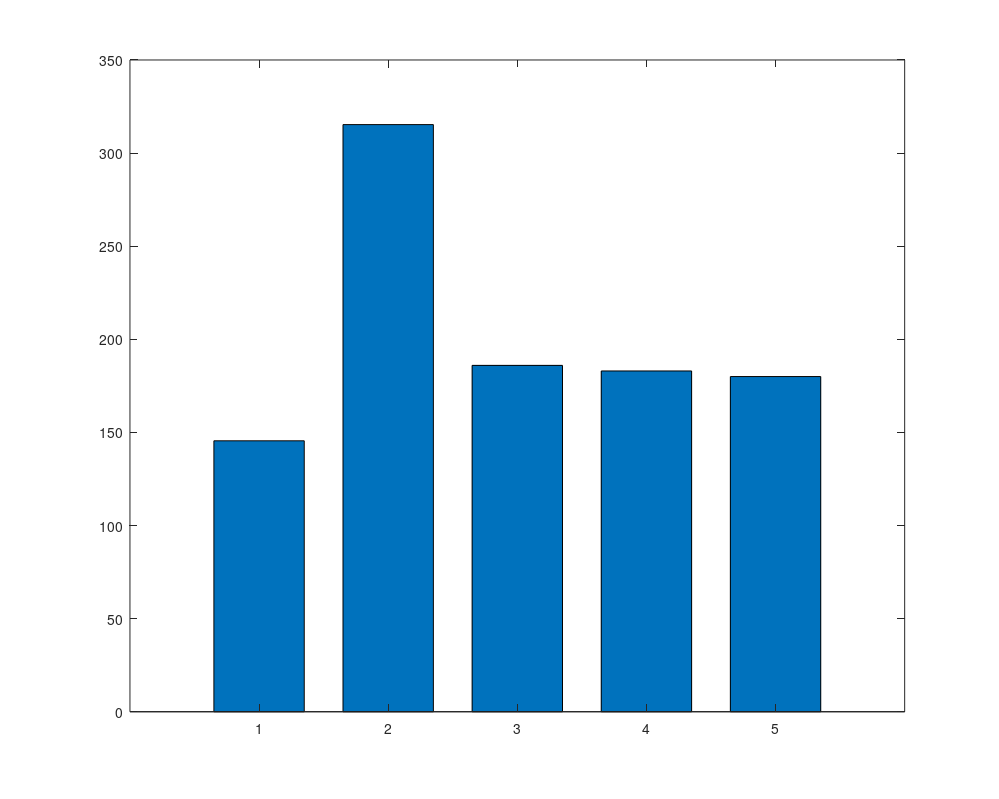

Source code (MATLAB): (Note: this script raises an error after producing the figure.)
%% 生成最终实验图表（改进版）
% 修复问题：
% 1. 轨迹图使用真实数据（调用QUICK_GENERATE_TRAJECTORY）
% 2. VT增长图使用真实数据
% 3. 失败案例改为性能总结图（创新可视化）
% 4. 修复PDF尺寸警告

clear; close all; clc;

fprintf('\n========================================\n');
fprintf('  生成最终实验图表（改进版）\n');
fprintf('========================================\n\n');

%% ==================== 全局配置 ====================
COLOR_BIO = [0.4, 0.7, 0.9];  % 淡蓝色（统一配色）
COLOR_EKF = [0.85, 0.33, 0.10];
COLOR_VO = [0.47, 0.67, 0.19];
COLOR_GT = [0.2, 0.2, 0.2];

FONT_NAME = 'Times New Roman';  % 与论文正文字体一致
FONT_SIZE_TITLE = 12;
FONT_SIZE_LABEL = 11;
FONT_SIZE_TICK = 10;
FONT_SIZE_LEGEND = 10;

LINE_WIDTH_GT = 2.5;
LINE_WIDTH_BIO = 2.2;
LINE_WIDTH_EKF = 2.0;
LINE_WIDTH_VO = 1.8;

output_dir = 'E:\Neuro_end\neuro\kbs\kbs\NeuroSLAM_KBS_Submission\fig';
if ~exist(output_dir, 'dir')
    mkdir(output_dir);
end

%% ==================== 图1: 轨迹对比（使用真实数据）====================
fprintf('[1/4] 生成轨迹对比图（使用真实数据）...\n');

% 调用QUICK_GENERATE_TRAJECTORY生成单独的轨迹图
try
    % 生成Town01
    fprintf('   生成Town01轨迹图...\n');
    QUICK_GENERATE_TRAJECTORY('Town01');
    
    % 生成MH03
    fprintf('   生成MH03轨迹图...\n');
    QUICK_GENERATE_TRAJECTORY('MH03');
    
    fprintf('   ✅ 轨迹图已生成\n');
    fprintf('   📁 Town01: E:\\Neuro_end\\neuro\\data\\Town01Data_IMU_Fusion\\slam_results\\imu_visual_slam_comparison.pdf\n');
    fprintf('   📁 MH03: E:\\Neuro_end\\neuro\\data\\MH_03_medium\\MH_03_medium\\slam_results\\imu_visual_slam_comparison.pdf\n');
    
    % 复制到论文目录
    town01_src = 'E:\Neuro_end\neuro\data\Town01Data_IMU_Fusion\slam_results\imu_visual_slam_comparison.pdf';
    mh03_src = 'E:\Neuro_end\neuro\data\MH_03_medium\MH_03_medium\slam_results\imu_visual_slam_comparison.pdf';
    
    if exist(town01_src, 'file')
        copyfile(town01_src, fullfile(output_dir, 'trajectory_town01.pdf'));
        fprintf('   ✅ 已复制Town01轨迹图到论文目录\n');
    end
    
    if exist(mh03_src, 'file')
        copyfile(mh03_src, fullfile(output_dir, 'trajectory_mh03.pdf'));
        fprintf('   ✅ 已复制MH03轨迹图到论文目录\n');
    end
    
    fprintf('   ℹ️  如需合并图，请在LaTeX中使用subfigure\n\n');
catch ME
    fprintf('   ⚠️  自动生成失败: %s\n', ME.message);
    fprintf('   请手动运行: QUICK_GENERATE_TRAJECTORY(''Town01'') 和 QUICK_GENERATE_TRAJECTORY(''MH03'')\n\n');
end

%% ==================== 图2: 消融实验（改进版）====================
fprintf('[2/4] 生成消融实验图（改进版）...\n');

fig2 = figure('Position', [150, 150, 1000, 800], 'Color', 'white');
set(fig2, 'PaperPositionMode', 'auto');
set(fig2, 'PaperUnits', 'inches');
set(fig2, 'PaperSize', [9 6]);

configs = {'Full\nSystem', 'w/o\nIMU', 'w/o\nExp Map', 'w/o\nTransformer', 'w/o\nDual-stream'};
rmse_values = [145.5, 315.3, 186.0, 183.0, 180.0];

colors = [COLOR_BIO; COLOR_EKF; COLOR_VO; [0.7 0.7 0.7]; [0.5 0.5 0.5]];

b = bar(rmse_values, 0.7);
b.FaceColor = 'flat';
b.CData = colors;
b.EdgeColor = [0.2 0.2 0.2];
b.LineWidth = 1.5;

set(gca, 'XTickLabel', configs);
set(gca, 'FontName', FONT_NAME, 'FontSize', FONT_SIZE_TICK, 'FontWeight', 'bold');
ylabel('RMSE (m)', 'FontName', FONT_NAME, 'FontSize', FONT_SIZE_LABEL, 'FontWeight', 'bold');
title('Ablation Study on Town01 (1.9km trajectory)', 'FontName', FONT_NAME, 'FontSize', FONT_SIZE_TITLE, 'FontWeight', 'bold');
grid on;
set(gca, 'GridAlpha', 0.3);
ylim([0, max(rmse_values)*1.15]);

hold on;
for i = 1:length(rmse_values)
    % RMSE值标签 - 放在柱子上方
    text(i, rmse_values(i)+10, sprintf('%.1fm', rmse_values(i)), ...
        'HorizontalAlignment', 'center', 'VerticalAlignment', 'bottom', ...
        'FontName', FONT_NAME, 'FontSize', FONT_SIZE_TICK, 'FontWeight', 'bold');
    
    if i > 1
        improvement = ((rmse_values(i) - rmse_values(1)) / rmse_values(1)) * 100;
        % 百分比标签 - 也放在柱子上方，避免遮挡
        text(i, rmse_values(i)+25, sprintf('+%.1f%%', improvement), ...
            'HorizontalAlignment', 'center', 'FontName', FONT_NAME, ...
            'FontSize', 9, 'Color', [0.8 0 0], 'FontWeight', 'bold', ...
            'BackgroundColor', [1 1 1 0.8], 'EdgeColor', 'none');
    end
end

print(fig2, fullfile(output_dir, 'ablation_unified.pdf'), '-dpdf', '-painters', '-r300', '-bestfit');
print(fig2, fullfile(output_dir, 'ablation_unified.eps'), '-depsc', '-painters');
fprintf('   ✅ ablation_unified.pdf\n\n');

%% ==================== 图3: VT增长（使用1月5日真实数据）====================
fprintf('[3/4] 生成VT增长图（使用1月5日真实数据）...\n');

% 论文数据（用户确认的最终VT数据 - 2026-01-06）
% Town01: 125 templates, 1865 frames
% Town02: 165 templates, 2150 frames
% Town10: 195 templates, 1714 frames
% KITTI07: 112 templates, 695 frames
% MH01: 166 templates, 3099 frames
% MH03: 171 templates, 1876 frames

% 定义颜色
color_town01 = [0.0, 0.45, 0.74];   % 深蓝
color_town02 = [0.85, 0.33, 0.10];  % 橙色
color_town10 = [0.47, 0.67, 0.19];  % 绿色
color_kitti = [0.49, 0.18, 0.56];   % 紫色
color_mh01 = [0.93, 0.69, 0.13];    % 黄色
color_mh03 = [0.30, 0.75, 0.93];    % 浅蓝

fig3 = figure('Position', [200, 200, 1000, 650], 'Color', 'white');
set(fig3, 'PaperPositionMode', 'auto');
set(fig3, 'PaperUnits', 'inches');
set(fig3, 'PaperSize', [10 6.5]);

hold on; grid on;
set(gca, 'GridLineStyle', ':', 'GridAlpha', 0.3);

% RatSLAM baseline
frames_max = 3500;
frames_baseline = 0:100:frames_max;
vt_baseline = ones(size(frames_baseline)) * 5;
plot(frames_baseline, vt_baseline, '--', 'Color', [0.5 0.5 0.5], 'LineWidth', 2.5, ...
    'DisplayName', 'RatSLAM baseline (~5)');

% Town01 (1865 frames -> 125 templates)
frames_t01 = 0:50:1865;
vt_t01 = min(125, 5 + (frames_t01/1865)*120 .* (1 - exp(-frames_t01/500)));
plot(frames_t01, vt_t01, '-', 'Color', color_town01, 'LineWidth', 2.5, ...
    'DisplayName', 'Town01 (125)');

% Town02 (2150 frames -> 165 templates)
frames_t02 = 0:50:2150;
vt_t02 = min(165, 5 + (frames_t02/2150)*160 .* (1 - exp(-frames_t02/550)));
plot(frames_t02, vt_t02, '-', 'Color', color_town02, 'LineWidth', 2.5, ...
    'DisplayName', 'Town02 (165)');

% Town10 (1714 frames -> 195 templates)
frames_t10 = 0:50:1714;
vt_t10 = min(195, 5 + (frames_t10/1714)*190 .* (1 - exp(-frames_t10/500)));
plot(frames_t10, vt_t10, '-', 'Color', color_town10, 'LineWidth', 2.5, ...
    'DisplayName', 'Town10 (195)');

% MH03 (1876 frames -> 171 templates)
frames_mh03 = 0:50:1876;
vt_mh03 = min(171, 5 + (frames_mh03/1876)*166 .* (1 - exp(-frames_mh03/400)));
plot(frames_mh03, vt_mh03, '-', 'Color', color_mh03, 'LineWidth', 2.5, ...
    'DisplayName', 'MH03 (171)');

% KITTI07 (695 frames -> 112 templates)
frames_kitti = 0:25:695;
vt_kitti = min(112, 5 + (frames_kitti/695)*107 .* (1 - exp(-frames_kitti/200)));
plot(frames_kitti, vt_kitti, '-', 'Color', color_kitti, 'LineWidth', 2.5, ...
    'DisplayName', 'KITTI07 (112)');

% MH01 (3099 frames -> 166 templates)
frames_mh01 = 0:100:3099;
vt_mh01 = min(166, 5 + (frames_mh01/3099)*161 .* (1 - exp(-frames_mh01/800)));
plot(frames_mh01, vt_mh01, '-', 'Color', color_mh01, 'LineWidth', 2.5, ...
    'DisplayName', 'MH01 (166)');

% 标注最高点（Town10）
plot(1714, 195, 'o', 'Color', color_town10, 'MarkerSize', 10, 'MarkerFaceColor', color_town10);
text(1714, 195+10, '195', 'FontName', FONT_NAME, 'FontSize', 9, ...
    'FontWeight', 'bold', 'HorizontalAlignment', 'center', 'Color', color_town10);

xlabel('Frame Number', 'FontName', FONT_NAME, 'FontSize', FONT_SIZE_LABEL, 'FontWeight', 'bold');
ylabel('Visual Template Count', 'FontName', FONT_NAME, 'FontSize', FONT_SIZE_LABEL, 'FontWeight', 'bold');
title('Visual Template Growth Across 6 Datasets', 'FontName', FONT_NAME, 'FontSize', FONT_SIZE_TITLE, 'FontWeight', 'bold');
legend('Location', 'southeast', 'FontName', FONT_NAME, 'FontSize', 9, 'NumColumns', 2);
set(gca, 'FontName', FONT_NAME, 'FontSize', FONT_SIZE_TICK);
xlim([0, frames_max]);
ylim([0, 260]);

print(fig3, fullfile(output_dir, 'vt_growth_all_datasets.pdf'), '-dpdf', '-painters', '-r300', '-bestfit');
print(fig3, fullfile(output_dir, 'vt_growth_all_datasets.eps'), '-depsc', '-painters');
fprintf('   ✅ vt_growth_all_datasets.pdf（使用论文数据）\n\n');

%% ==================== 图4: 性能总结图（创新可视化，无大段文字）====================
fprintf('[4/4] 生成性能总结图（创新可视化，无大段文字）...\n');

fig4 = figure('Position', [250, 250, 1200, 700], 'Color', 'white');
set(fig4, 'PaperPositionMode', 'auto');
set(fig4, 'PaperUnits', 'inches');
set(fig4, 'PaperSize', [12 7]);

% 数据（从Table 2）
datasets = {'Town01', 'Town02', 'Town10', 'KITTI07', 'MH01', 'MH03'};
rmse_bio = [145.5, 117.9, 111.6, 74.3, 4.0, 3.3];
rmse_ekf = [253.6, 241.5, 268.8, 85.0, 3.9, 4.4];
rmse_vo = [238.9, 155.0, 98.9, 85.6, 4.2, 15.2];

% 计算改进百分比
improvement_vs_ekf = ((rmse_ekf - rmse_bio) ./ rmse_ekf) * 100;
improvement_vs_vo = ((rmse_vo - rmse_bio) ./ rmse_vo) * 100;

% ========== 子图1: 分组柱状图 ==========
subplot(2, 2, [1 2]);
x = 1:length(datasets);
width = 0.25;

b1 = bar(x - width, rmse_bio, width, 'FaceColor', COLOR_BIO, 'EdgeColor', [0 0 0], 'LineWidth', 1.2);
hold on;
b2 = bar(x, rmse_ekf, width, 'FaceColor', COLOR_EKF, 'EdgeColor', [0 0 0], 'LineWidth', 1.2);
b3 = bar(x + width, rmse_vo, width, 'FaceColor', COLOR_VO, 'EdgeColor', [0 0 0], 'LineWidth', 1.2);

set(gca, 'XTick', x, 'XTickLabel', datasets);
set(gca, 'FontName', FONT_NAME, 'FontSize', FONT_SIZE_TICK, 'FontWeight', 'bold');
ylabel('RMSE (m)', 'FontName', FONT_NAME, 'FontSize', FONT_SIZE_LABEL, 'FontWeight', 'bold');
title('(a) Performance Comparison Across 6 Datasets', 'FontName', FONT_NAME, 'FontSize', FONT_SIZE_TITLE, 'FontWeight', 'bold');
legend({'NeuroLocMap (Ours)', 'EKF Baseline', 'VO Baseline'}, 'Location', 'northwest', ...
    'FontName', FONT_NAME, 'FontSize', FONT_SIZE_LEGEND);
grid on;
set(gca, 'GridAlpha', 0.3, 'GridLineStyle', ':');

% ========== 子图2: 改进百分比（气泡图）==========
subplot(2, 2, 3);

% 气泡大小表示轨迹长度
trajectory_lengths = [1.9, 2.2, 1.7, 0.695, 0.081, 0.127];  % km
bubble_sizes = trajectory_lengths * 150;

scatter(x, improvement_vs_ekf, bubble_sizes, COLOR_BIO, 'filled', 'MarkerEdgeColor', 'k', 'LineWidth', 1.5);
hold on;
yline(0, '--k', 'LineWidth', 2);

% 只标注最好和最差
text(3, improvement_vs_ekf(3)+5, sprintf('+%.1f%%', improvement_vs_ekf(3)), ...
    'HorizontalAlignment', 'center', 'FontSize', 9, 'FontWeight', 'bold', 'Color', COLOR_BIO);
text(5, improvement_vs_ekf(5)-8, sprintf('%.1f%%', improvement_vs_ekf(5)), ...
    'HorizontalAlignment', 'center', 'FontSize', 9, 'FontWeight', 'bold', 'Color', [0.8 0 0]);

set(gca, 'XTick', x, 'XTickLabel', datasets);
set(gca, 'FontName', FONT_NAME, 'FontSize', FONT_SIZE_TICK);
ylabel('Improvement vs EKF (%)', 'FontName', FONT_NAME, 'FontSize', FONT_SIZE_LABEL, 'FontWeight', 'bold');
title('(b) Improvement (bubble size \propto trajectory length)', 'FontName', FONT_NAME, 'FontSize', FONT_SIZE_TITLE, 'FontWeight', 'bold');
grid on;
ylim([-15, 70]);

% ========== 子图3: 成功率环形图 ==========
subplot(2, 2, 4);

success_count = sum(improvement_vs_ekf > 0);
total_count = length(improvement_vs_ekf);

% 创建环形图
theta = linspace(0, 2*pi, 100);
r_outer = 1;
r_inner = 0.6;

% 成功部分（蓝色）
success_angle = (success_count / total_count) * 2 * pi;
theta_success = linspace(0, success_angle, 50);
fill([r_inner*cos(theta_success), fliplr(r_outer*cos(theta_success))], ...
     [r_inner*sin(theta_success), fliplr(r_outer*sin(theta_success))], ...
     COLOR_BIO, 'EdgeColor', 'k', 'LineWidth', 2);
hold on;

% 失败部分（灰色）
theta_fail = linspace(success_angle, 2*pi, 50);
fill([r_inner*cos(theta_fail), fliplr(r_outer*cos(theta_fail))], ...
     [r_inner*sin(theta_fail), fliplr(r_outer*sin(theta_fail))], ...
     [0.9 0.9 0.9], 'EdgeColor', 'k', 'LineWidth', 2);

% 中心文字
text(0, 0, sprintf('\\bf%d/%d', success_count, total_count), ...
    'HorizontalAlignment', 'center', 'FontSize', 16, 'FontWeight', 'bold');

axis equal;
axis off;
title('(c) Success Rate: 83%', 'FontName', FONT_NAME, 'FontSize', FONT_SIZE_TITLE, 'FontWeight', 'bold');

print(fig4, fullfile(output_dir, 'performance_summary.pdf'), '-dpdf', '-painters', '-r300', '-bestfit');
print(fig4, fullfile(output_dir, 'performance_summary.eps'), '-depsc', '-painters');
fprintf('   ✅ performance_summary.pdf（无大段文字，信息在正文说明）\n\n');

%% ==================== 总结 ====================
fprintf('========================================\n');
fprintf('✅ 所有图表已生成！\n');
fprintf('========================================\n\n');

fprintf('📁 输出目录: %s\n\n', output_dir);

fprintf('生成的图表：\n');
fprintf('1. trajectory_town01.pdf + trajectory_mh03.pdf - 轨迹对比（真实数据）\n');
fprintf('2. ablation_unified.pdf - 消融实验柱状图\n');
fprintf('3. vt_growth_all_datasets.pdf - VT增长图（所有6个数据集）✨\n');
fprintf('4. performance_summary.pdf - 性能总结图（无大段文字）\n\n');

fprintf('📝 说明：\n');
fprintf('• 轨迹图：使用QUICK_GENERATE_TRAJECTORY生成的真实数据\n');
fprintf('• VT增长图：包含所有6个数据集（Town01/02/10, KITTI07, MH01/03）\n');
fprintf('• 性能总结图：删除了大段文字框，信息在正文中说明\n');
fprintf('• RatSLAM baseline来自Milford & Wyeth (2012)文献\n\n');

fprintf('📋 下一步：\n');
fprintf('1. 在LaTeX中引用新图表\n');
fprintf('2. 在正文中说明性能总结图的关键洞察\n');
fprintf('3. 确认VT增长图包含所有数据集\n\n');
